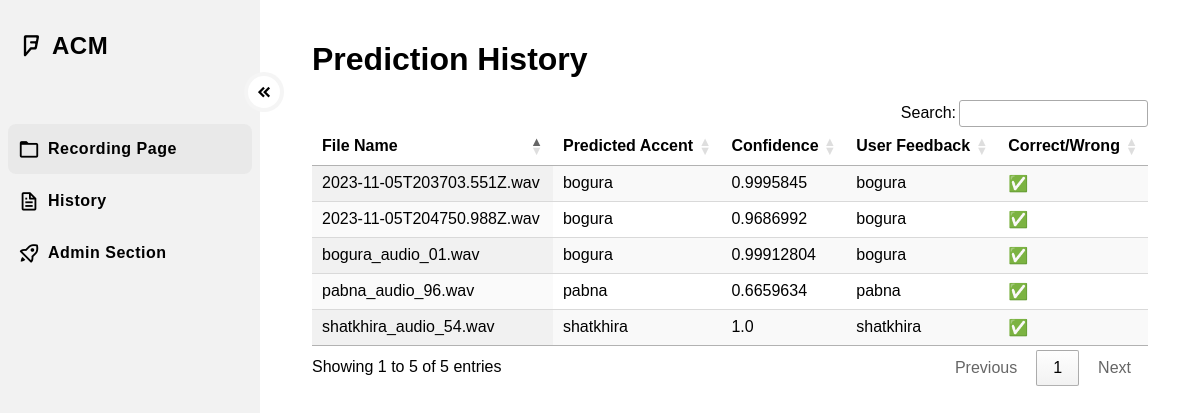
The app's page /prediction-history/ with its own data.
### dashboard/models.py (models this page shows, shortened)
class AccentData(models.Model):
    predicted_accent = models.TextField(max_length=50)
    file_name = models.TextField(max_length=200)
    predicted_accent_confidence = models.FloatField(default=0.0)
    barishal_conf = models.FloatField(default=0.0)
    bogura_conf = models.FloatField(default=0.0)
    chottogram_conf = models.FloatField(default=0.0)
    kurigram_conf = models.FloatField(default=0.0)
    madaripur_conf = models.FloatField(default=0.0)
    mymenshing_conf = models.FloatField(default=0.0)
    noakhali_conf = models.FloatField(default=0.0)
    pabna_conf = models.FloatField(default=0.0)
    puran_dhaka_conf = models.FloatField(default=0.0)
    rajshahi_conf = models.FloatField(default=0.0)
    shatkhira_conf = models.FloatField(default=0.0)
    sylhet_conf = models.FloatField(default=0.0)
    tahurgaon_conf = models.FloatField(default=0.0)
    user_prediction = models.TextField(max_length=50)
    is_correct_prediction = models.BooleanField(default=False)
    class Meta:
        verbose_name_plural = 'Accent Data'

### dashboard/views.py (the view)
# urls.py: path('prediction-history/', views.prediction_history, name='prediction-history')
def prediction_history(request):
    data = AccentData.objects.all()
    context = {
        'data': data
    }
    return render(request, 'history.html', context=context)

### templates/history.html (shortened to what this page needs)
<!DOCTYPE html>
<html lang="en">
  <head>
    <link
      href="https://unpkg.com/boxicons@2.1.4/css/boxicons.min.css"
      rel="stylesheet"
    />
    <link
      href="https://cdn.datatables.net/1.13.4/css/jquery.dataTables.min.css"
      rel="stylesheet"
    />
    <link
      href="https://cdn.datatables.net/buttons/2.3.6/css/buttons.dataTables.min.css"
      rel="stylesheet"
    />
    <link rel="stylesheet" href="/static/css/dashboard.css" />
  </head>
  <body>
    <div id="page_wrapper">
      {% include "partials/sidebar.html" %}
      <main>
        <div class="history-wrapper">
          <h1>Prediction History</h1>
          <table id="example" class="display nowrap" style="width: 100%">
            <thead>
              <tr>
                <th>File Name</th>
                <th>Predicted Accent</th>
                <th>Confidence</th>
                <th>User Feedback</th>
                <th>Correct/Wrong</th>
              </tr>
            </thead>
            <tbody>
              {% for item in data %}
              <tr>
                <td>{{item.file_name}}</td>
                <td>{{item.predicted_accent}}</td>
                <td>{{item.predicted_accent_confidence}}</td>
                <td>{{item.user_prediction}}</td>
                {% if item.is_correct_prediction %}
                <td>✅</td>
                {% else %}
                <td>❌</td>
                {% endif %}
              </tr>
              {% endfor %}
            </tbody>
          </table>
        </div>
      </main>
    </div>
  </body>
</html>

### templates/partials/sidebar.html
<div class="sidebar sidenav" id="side_bar_id">
    <div class="sidenav_header">
      <div class="logo_section">
        <i class="bx bxl-foursquare" style="font-size: 28px !important; margin-left: -6px !important;"></i>
        <a href="/"><h3 style="font-size: 24px !important;">ACM</h3></a>
      </div>
      <a href="{% url "recording-page" %}" class="sidenav_link active">
        <i class="bx bx-folder"></i>
        <h3>Recording Page</h3>
      </a>
      <a href="{% url "prediction-history" %}" class="sidenav_link">
        <i class="bx bx-file"></i>
        <h3>History</h3>
      </a>
    </div>
    <div class="sidenav_footer">
      <a href="/admin" class="sidenav_link" target="_blank">
        <i class="bx bx-rocket"></i>
        <h3>Admin Section</h3>
      </a>
    </div>
    <button id="nav_collapse_btn">
      <i class="bx bxs-chevrons-left"></i>
    </button>
</div>

### static/css/dashboard.css (style rules this page uses)
:root { --accent-clr: #f2f2f2; --accent-dark: #fff; --accent-light: rgba(155, 155, 155, 0.1); --text: black; }
* { box-sizing: border-box; font-family: "Trebuchet MS", "Lucida Sans Unicode", "Lucida Grande", "Lucida Sans", Arial, sans-serif; }
body { margin: 0; padding: 0; }
#page_wrapper { height: 100vh; display: grid; grid-template-columns: 260px 1fr; box-sizing: border-box; background-color: var(--accent-dark); }
.sidenav { background-color: var(--accent-clr); height: 100vh; padding-inline: 8px; display: flex; flex-direction: column; position: relative; }
.sidenav_link { display: flex; align-items: center; padding: 0 10px; margin-bottom: 2px; }
.sidenav_link.active { font-weight: 700; background-color: var(--accent-light); border-radius: 8px; }
.sidenav_link i { color: var(--text); }
.logo_section { height: 60px; margin-top: 16px; display: flex; align-items: center; margin-bottom: 48px; padding-inline: 14px; }
.logo_section i { color: var(--text); }
.logo_section h3 { font-weight: bold; font-size: 18px; }
#nav_collapse_btn { position: absolute; top: 72px; left: 240px; transition: 250ms ease-out; background-color: var(--accent-dark); border-radius: 99px; display: flex; align-items: center; justify-content: center; border: 4px solid var(--accent-light); height: 40px; width: 40px; cursor: pointer; }
#nav_collapse_btn > i { color: var(--text); font-size: 18px; margin-left: 8px; }
.bx { font-size: 22px; margin-right: 8px; }
h3 { color: var(--text); font-size: 16px !important; letter-spacing: 0.5px; }
a { text-decoration: none !important; }
.sidenav_footer { margin-bottom: 12px; }
main { padding-inline: 32px; }
button { display: inline-block; border-radius: 3px; border: none; font-size: 0.9rem; padding: 0.6rem 1em; color: white; margin: 0 0.25rem; text-align: center; background: #bababa; border-bottom: 1px solid #999; }
.history-wrapper { padding: 20px; }

### records on screen
AccentData: predicted_accent "pabna", predicted_accent_confidence "0.6659634", user_prediction "pabna"
AccentData: predicted_accent "bogura", predicted_accent_confidence "0.99912804", user_prediction "bogura"
AccentData: predicted_accent "bogura", predicted_accent_confidence "0.9995845", user_prediction "bogura"
AccentData: predicted_accent "bogura", predicted_accent_confidence "0.9686992", user_prediction "bogura"
AccentData: predicted_accent "shatkhira", predicted_accent_confidence "1.0", user_prediction "shatkhira"
